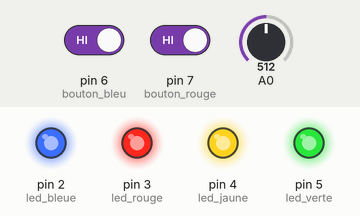
The sketch below on a simulated Arduino Uno, built with avr-gcc and run on an emulated ATmega328P. On the bench: output pins drawn as LEDs (lit = HIGH). Dashed ring = blinking. The test bench sets the inputs (shaded band); at power-on: pin 6 (bouton_bleu) HIGH, pin 7 (bouton_rouge) HIGH, A0 = 512. Random numbers use the default seed unless the sketch sets one. At 7.3 s the program stops and its outputs stay as they are.

Above: at 1.2 s.
1.3 s: pin 6 (bouton_bleu) driven LOW
At 2.1 s:
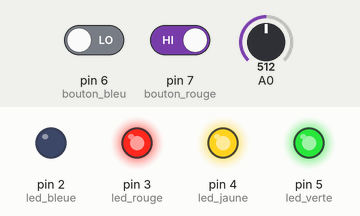
4.3 s: pin 7 (bouton_rouge) driven LOW
At 5.1 s:
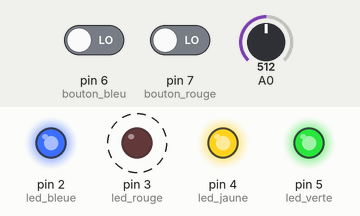
Timing chart, 0 to 8.8 s (numbered marks = the images above; inputs shaded):
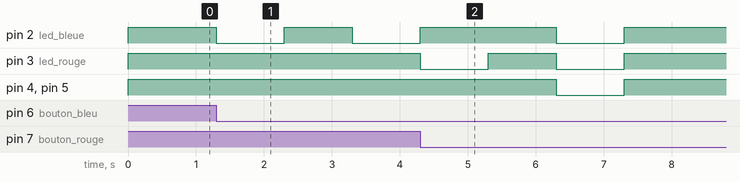

The sketch:

codeled_5_.ino
```cpp
/*Déclaration des constantes et des variables utiles pour le déroulement du jeu*/
const int MAX_LVL = 20;/*Ce niveau peut être modifié pour augmenter ou diminuer la difficulté*/
int LVL=1;
const int led_bleue = 2;
const int led_rouge = 3;
const int led_jaune = 4;
const int led_verte = 5;
const int bouton_bleu = 6;
const int bouton_rouge = 7;
const int bouton_jaune = 8;
const int bouton_vert = 9;
int ordre[MAX_LVL];
int own_follow[MAX_LVL];
int drapeau = 0;

/*Les boutons sont les entrées, les LED sont les sorites et au départ chaque LED est éteinte*/
void setup() {
  Serial.begin(9600);
  pinMode(bouton_bleu,INPUT);
  pinMode(bouton_rouge,INPUT);
  pinMode(bouton_jaune,INPUT);
  pinMode(bouton_vert,INPUT);
  pinMode(led_bleue,OUTPUT);
  pinMode(led_rouge,OUTPUT);
  pinMode(led_jaune,OUTPUT);
  pinMode(led_verte,OUTPUT);
  digitalWrite(led_bleue,HIGH);
  digitalWrite(led_rouge,HIGH);
  digitalWrite(led_jaune,HIGH);
  digitalWrite(led_verte,HIGH);

}

void loop() {
  if (LVL==1){
     sequence_hasard();

  }
  /*Condition de démarrage du jeu qui sera dans ce cas : appuyer sur le bouton bleu*/
  if (digitalRead(bouton_bleu)==LOW){
    suite_couleur();
    partie_simon();
  }
}

/*Cette méthode va générer au hasard MAX_LVL valeurs comprise entre 2 et 5*/
void sequence_hasard(){
 randomSeed(analogRead(0));
 for (int i=0; i<MAX_LVL; i++){
   ordre[i] = random(2,6);
 }
}


/*Cette méthode va reproduire la séquence de couleur au faire et à mesure*/
void suite_couleur(){
   for (int i=0; i<LVL; i++){
      digitalWrite(ordre[i],LOW);
      delay(1000);
      digitalWrite(ordre[i],HIGH);
      delay(1000);
    }

  }

/*Cette méthode va distinguer chaque possibilité en fonction du bouton auquel on appuie et si c'est
une bonne ou mauvaise couleur*/
void partie_simon(){
for(int j=0; j<MAX_LVL; j++){
  for (int i=0; i<LVL; i++) {
    drapeau = 0;
    while (drapeau == 0) {
      if (digitalRead(bouton_bleu) == LOW) {
        digitalWrite (led_bleue, LOW);
        own_follow[i] = 2;
        drapeau = 1;
        delay(1000);
        if (own_follow[i] != ordre[i]) {
          mauvaise_sequence();
          exit(0);
        }
        digitalWrite (led_bleue,HIGH);
      }
      if (digitalRead(bouton_rouge) == LOW) {
        digitalWrite (led_rouge, LOW);
        own_follow[i] = 3;
        drapeau = 1;
        delay(1000);
        if (own_follow[i] != ordre[i]) {
          mauvaise_sequence();
          exit(0);
        }
        digitalWrite (led_rouge,HIGH);
      }

      if (digitalRead(bouton_jaune) == LOW) {
        digitalWrite (led_jaune, LOW);
        own_follow[i] = 4;
        drapeau = 1;
        delay(1000);
        if (own_follow[i] != ordre[i]) {
          mauvaise_sequence();
          exit(0);
        }
        digitalWrite (led_jaune,HIGH);
      }

      if (digitalRead(bouton_vert) == LOW) {
        digitalWrite (led_verte, LOW);
        own_follow[i] = 5;
        drapeau = 1;
        delay(1000);
        if (own_follow[i] != ordre[i]) {
          mauvaise_sequence();
          exit(0);
        }
        digitalWrite (led_verte,HIGH);
      }

    }

  }
    bonne_sequence();
 }
}

/*Cette méthode va éteindre la LED qui ne correspond pas à la bonne couleur et ensuite allumer d'un
coup les 4 LED et enfin les éteindre*/
void mauvaise_sequence(){
    digitalWrite(led_bleue,HIGH);
    digitalWrite(led_rouge,HIGH);
    digitalWrite(led_jaune,HIGH);
    digitalWrite(led_verte,HIGH);
    delay(1000);
    digitalWrite (led_bleue,LOW);
    digitalWrite (led_rouge,LOW);
    digitalWrite (led_jaune,LOW);
    digitalWrite (led_verte,LOW);
    delay(1000);
    digitalWrite(led_bleue,HIGH);
    digitalWrite(led_rouge,HIGH);
    digitalWrite(led_jaune,HIGH);
    digitalWrite(led_verte,HIGH);
    LVL = 1;


}

/*Cette méthode incrémente le LVL de 1 et va reproduire la même séquence aléatoire en y ajoutant une
couleur parmois les 4 au hasard*/
void bonne_sequence(){
      if (LVL < MAX_LVL){
         LVL ++;
      }

      for (int i=0; i<LVL; i++){
          digitalWrite(ordre[i],HIGH);
          delay(1000);
          digitalWrite(ordre[i],LOW);
          delay(1000);
          digitalWrite(ordre[i],HIGH);
          delay(100);
      }


}
```

Measured:
- after the input at 1.3 s, pin 2 (led_bleue): HIGH → LOW at once, → HIGH 1.0 s later, → LOW 1.0 s later
- by itself, pin 3 (led_rouge): alternates HIGH for 1.0 s and LOW for 1.0 s
